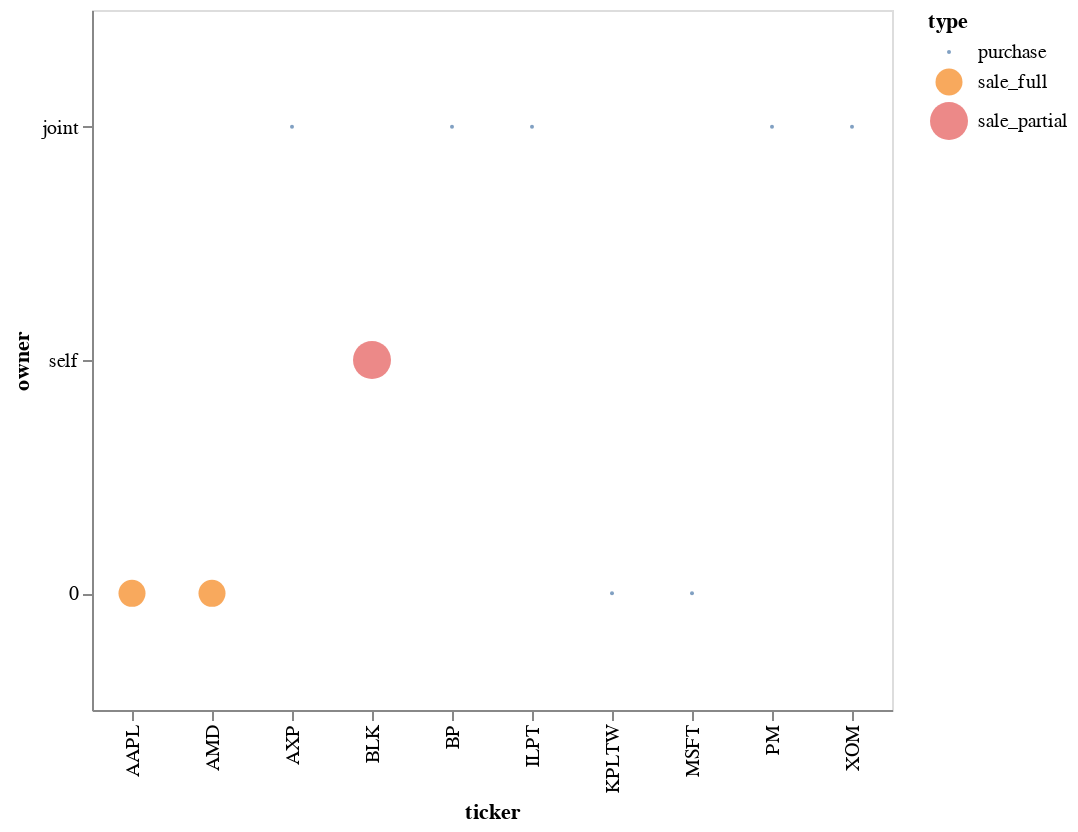

The notebook cell saved with this chart:
### Code cell
alt.Chart(b).mark_circle(size=60).encode(
 alt.X("ticker:N"),
 alt.Y("owner:N"),
 color='type:N',
 size='type:N'
).properties(width=400, height=350)

### Figure 1 — Vega-Lite specification as saved in the notebook (floating-point values rounded to 4 significant figures)
{"config": {"view": {"continuousWidth": 400, "continuousHeight": 300}}, "data": {"name": "data-2de83d3e925cfa0163bdf1eabeafe21f"}, "mark": {"type": "circle", "size": 60}, "encoding": {"color": {"field": "type", "type": "nominal"}, "size": {"field": "type", "type": "nominal"}, "x": {"field": "ticker", "type": "nominal"}, "y": {"field": "owner", "type": "nominal"}}, "height": 350, "width": 400, "$schema": "https://vega.github.io/schema/vega-lite/v4.17.0.json", "datasets": {"data-2de83d3e925cfa0163bdf1eabeafe21f": [{"disclosure_date": "10/04/2021", "transaction_date": "2021-09-27", "owner": "joint", "ticker": "BP", "asset_description": "BP plc", "type": "purchase", "amount": "$1,001 - $15,000", "representative": "Hon. Virginia Foxx", "district": "NC05", "ptr_link": "https://disclosures-clerk.house.gov/public_disc/ptr-pdfs/2021/20019557.pdf", "Capital_gains_over_200$": false, "new": 0}, {"disclosure_date": "10/04/2021", "transaction_date": "2021-09-13", "owner": "joint", "ticker": "XOM", "asset_description": "Exxon Mobil Corporation", "type": "purchase", "amount": "$1,001 - $15,000", "representative": "Hon. Virginia Foxx", "district": "NC05", "ptr_link": "https://disclosures-clerk.house.gov/public_disc/ptr-pdfs/2021/20019557.pdf", "Capital_gains_over_200$": false, "new": 0}, {"disclosure_date": "10/04/2021", "transaction_date": "2021-09-10", "owner": "joint", "ticker": "ILPT", "asset_description": "Industrial Logistics Properties Trust - Common Shares of Beneficial Interest", "type": "purchase", "amount": "$15,001 - $50,000", "representative": "Hon. Virginia Foxx", "district": "NC05", "ptr_link": "https://disclosures-clerk.house.gov/public_disc/ptr-pdfs/2021/20019557.pdf", "Capital_gains_over_200$": false, "new": 0}, {"disclosure_date": "10/04/2021", "transaction_date": "2021-09-28", "owner": "joint", "ticker": "PM", "asset_description": "Phillip Morris International Inc", "type": "purchase", "amount": "$15,001 - $50,000", "representative": "Hon. Virginia Foxx", "district": "NC05", "ptr_link": "https://disclosures-clerk.house.gov/public_disc/ptr-pdfs/2021/20019557.pdf", "Capital_gains_over_200$": false, "new": 0}, {"disclosure_date": "10/04/2021", "transaction_date": "2021-09-17", "owner": "self", "ticker": "BLK", "asset_description": "BlackRock Inc", "type": "sale_partial", "amount": "$1,001 - $15,000", "representative": "Hon. Alan S. Lowenthal", "district": "CA47", "ptr_link": "https://disclosures-clerk.house.gov/public_disc/ptr-pdfs/2021/20019570.pdf", "Capital_gains_over_200$": false, "new": 0}, {"disclosure_date": "12/01/2021", "transaction_date": "2021-12-01", "owner": "joint", "ticker": "AXP", "asset_description": "American Express Company", "type": "purchase", "amount": "$1,001 - $15,000", "representative": "Hon. Aston Donald McEachin", "district": "VA04", "ptr_link": "https://disclosures-clerk.house.gov/public_disc/ptr-pdfs/2021/20019930.pdf", "Capital_gains_over_200$": false, "new": 0}, {"disclosure_date": "12/01/2021", "transaction_date": "2021-11-30", "owner": 0, "ticker": "KPLTW", "asset_description": "Katapult Holdings Inc - Warrant", "type": "purchase", "amount": "$1,001 - $15,000", "representative": "Hon. Austin Scott", "district": "GA08", "ptr_link": "https://disclosures-clerk.house.gov/public_disc/ptr-pdfs/2021/20019915.pdf", "Capital_gains_over_200$": false, "new": 0}, {"disclosure_date": "12/01/2021", "transaction_date": "2021-11-18", "owner": 0, "ticker": "AMD", "asset_description": "Advanced Micro Devices Inc", "type": "sale_full", "amount": "$50,001 - $100,000", "representative": "Hon. Thomas Suozzi", "district": "NY03", "ptr_link": "https://disclosures-clerk.house.gov/public_disc/ptr-pdfs/2021/20019917.pdf", "Capital_gains_over_200$": false, "new": 0}, {"disclosure_date": "12/01/2021", "transaction_date": "2021-11-18", "owner": 0, "ticker": "AAPL", "asset_description": "Apple Inc", "type": "sale_full", "amount": "$50,001 - $100,000", "representative": "Hon. Thomas Suozzi", "district": "NY03", "ptr_link": "https://disclosures-clerk.house.gov/public_disc/ptr-pdfs/2021/20019917.pdf", "Capital_gains_over_200$": false, "new": 0}, {"disclosure_date": "12/01/2021", "transaction_date": "2021-11-24", "owner": 0, "ticker": "MSFT", "asset_description": "Microsoft Corporation", "type": "purchase", "amount": "$50,001 - $100,000", "representative": "Hon. Thomas Suozzi", "district": "NY03", "ptr_link": "https://disclosures-clerk.house.gov/public_disc/ptr-pdfs/2021/20019917.pdf", "Capital_gains_over_200$": false, "new": 0}]}}
